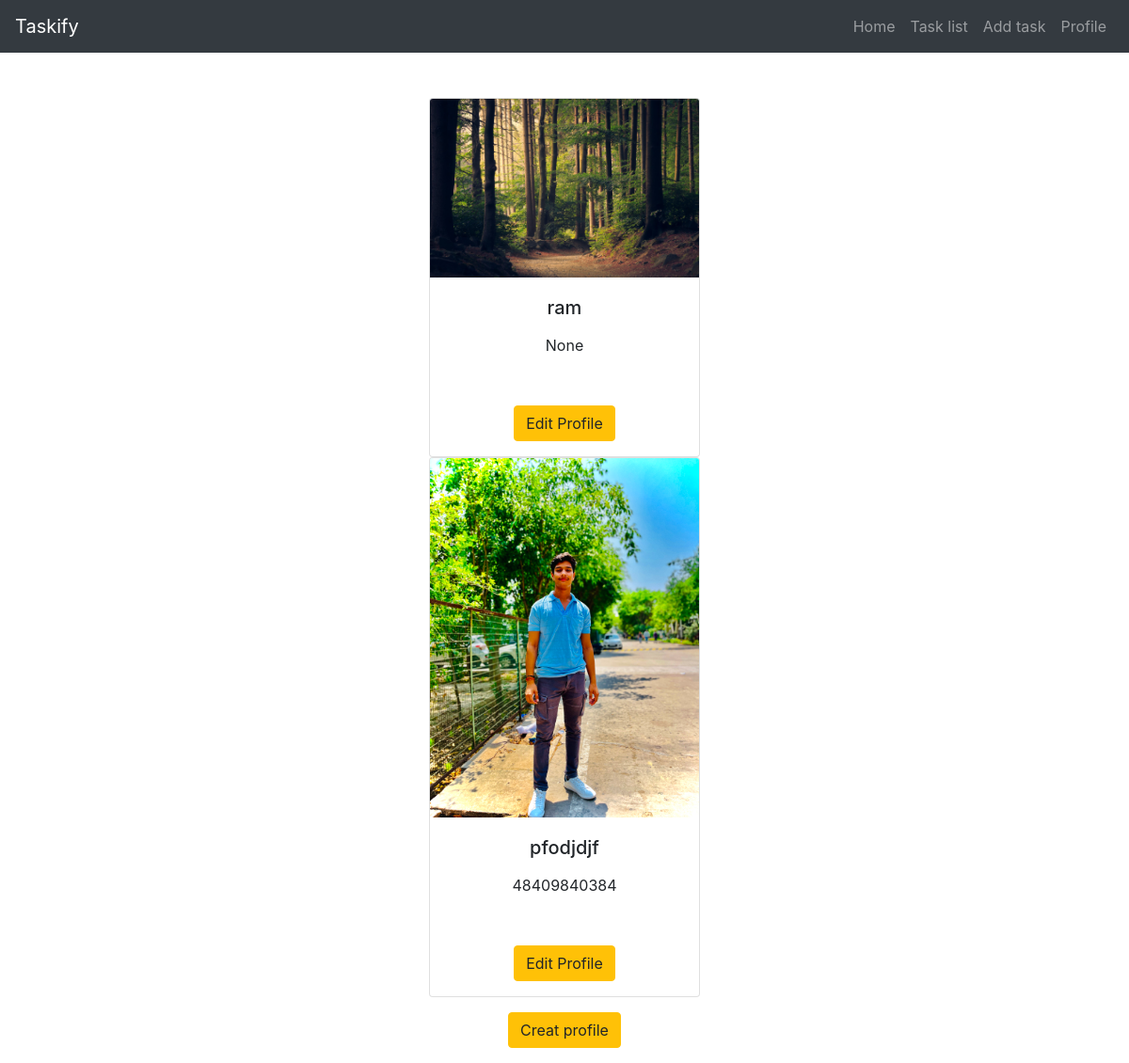
Before: /profile/ with the older database file.
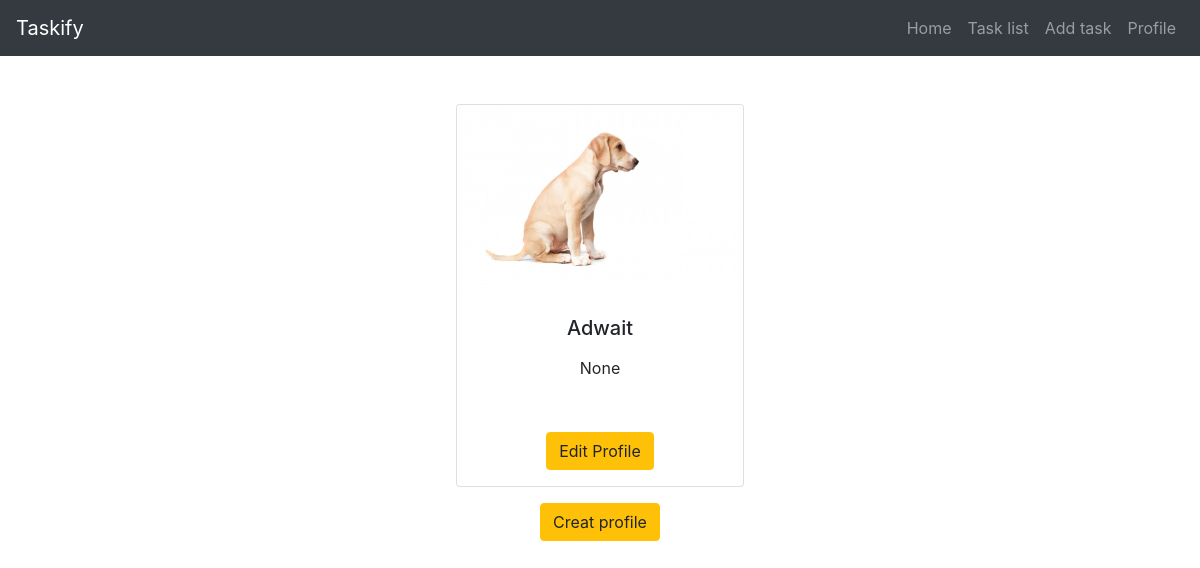
After: the same page with the newer database file.
### main/models.py (models this page shows)
class Profile(models.Model):
    img = models.ImageField(upload_to="profile_pic/")
    name = models.TextField()
    number = models.IntegerField(null=True)

### main/views.py (the view)
# urls.py: path('profile/',views.profile,name="profile"),
def profile(request):
    information = Profile.objects.all()
    parameter = {
        "information" : information
    }
    return render(request,"profile.html",parameter)

### templates/profile.html (shortened to what this page needs)
{% extends "base.html" %}
{% load static %}
{% block link %}
<link href="https://maxcdn.bootstrapcdn.com/bootstrap/4.5.2/css/bootstrap.min.css" rel="stylesheet">
{% endblock  %}
{% block body %}
<div class="container d-flex justify-content-center">
    <div class="row text-center mt-5 ">
        <div class="col-md-12">
            {% for info in information %}
            <div class="card" style="width: 18rem;">
                <img src="{{ info.img.url }}" class="card-img-top" alt="...">
                <div class="card-body">
                    <h5 class="card-title">{{ info.name }}</h5>
                    <p>{{ info.number }}</p>
                </div>
                <div class="container">
                    <a class="btn btn-warning m-3" href="{% url 'update_profile_form' info.id %}">Edit Profile</a>
                </div>
            </div>
            {% endfor %}
            <div class="container">
                <a class="btn btn-warning m-3" href="{% url 'creatprofile' %}">Creat profile</a>
            </div>
        </div>
    </div>
</div>
{% endblock %}

### templates/base.html (shortened to what this page needs)
{% load static %}
<!DOCTYPE html>
<html lang="en">
<head>
    {% block link %}{% endblock  %}
</head>
<body>
    <div class="base">
        <nav class="navbar navbar-expand-lg navbar-dark bg-dark sticky-top">
            <a class="navbar-brand" href="#">Taskify</a>
            <div class="collapse navbar-collapse" id="navbarNav">
                <ul class="navbar-nav ml-auto">
                    <li class="nav-item">
                        <a class="nav-link" href="{% url 'home' %}">Home</a>
                    </li>
                    <li class="nav-item">
                        <a class="nav-link" href="{% url 'todo' %}">Task list</a>
                    </li>
                    <li class="nav-item">
                        <a class="nav-link" href="{% url 'addtodo' %}">Add task</a>
                    </li>
                    <li class="nav-item">
                        <a class="nav-link" href="{% url 'profile' %}">Profile</a>
                    </li>
                </ul>
            </div>
        </nav>
        {% block body %}
        {% endblock  %}
</body>
</html>

Changed rows visible on the page:
removed Profile: img (picture), name "ram", number "None"
removed Profile: img (picture), name "pfodjdjf", number "48409840384"
added Profile: img (picture), name "Adwait", number "None"
